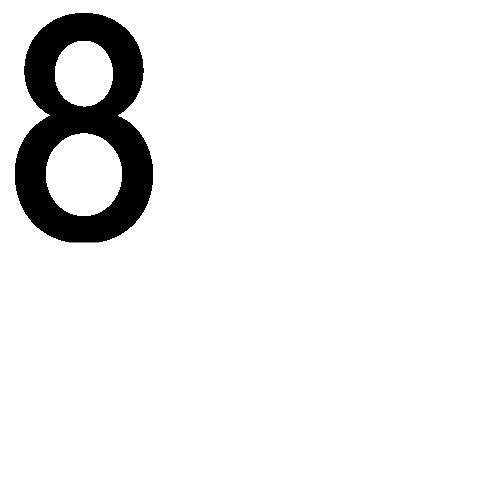
#> input picture pics/803step.jpg, 500 x 500 px
$ python 803_test2.py
#> lines starting #> are read from the running program, lines starting #| are printed output that depends on the picture; after the words box and inside, x2 and y2 are one past the last pixel; in counts of white or black regions, pixels touching at a corner belong together
### utils.py
# from quad_tree_csdn import *
from PIL import Image, ImageTk
import numpy as np
import cv2

# input_points = np.float32([[1500, 1500], [-985, 1300],
#                            [-1231, 2300], [1700, 2300]])
# input_points = np.float32([[1550,1340],
#                            [-850,1250],
#                            [-1030,2260],
#                            [1600,2300]])
input_points = np.float32([[1136,1147],
                           [-1227,1250],
                           [-1345,2400],
                           [1300,2430]])

output_points = np.float32([[0, 0], [1917-1, 0], [1917-1, 1080-1], [0, 1080-1]])


# [85 lines left out: functions mapping_position, check_loc_domain, check_loc_range, crop_polygon, dilate3, dilate2, not called in this run]


def color_inv(img):
    """
    实现图像的反色（255-x）
    :param img: 要反色的图片
    :return: 反色后的图片
    """
    h, w = img.shape
    imgInv = np.empty((h, w), np.uint8)  # 创建空白数组
    for i in range(h):
        for j in range(w):
            imgInv[i][j] = 255 - img[i][j]
    return imgInv
    # ————————————————
    # 版权声明：本文为CSDN博主「youcans_」的原创文章，遵循CC
    # 4.0
    # BY - SA版权协议，转载请附上原文出处链接及本声明。
    # 原文链接：https: // blog.csdn.net / youcans / article / details / 121453961

### prev_vers/ver_5/quad_tree_csdn_new.py
import cv2
from utils import *
import random


# 正方形类
class square:
    # lx、ly为左上角坐标(x对应行号，y对应列号)，rx、ry为右下角坐标
    def __init__(self, lx, ly, rx, ry):
        self.lx = lx
        self.ly = ly
        self.rx = rx
        self.ry = ry

    # 检查该矩阵中是否满足条件
    # 参数：原矩阵，阈值
    # 返回值：布尔类型
    def check(self, matrix, threshold, min_sq_size=10, subimage_coord=(0, 0, 1, 1)):
        # 小于min_sq_size的块就不再分了，太小没啥意义
        # mouse_x, mouse_y = mouse
        ly, lx, ry, rx = subimage_coord
        if abs(self.rx - self.lx) <= min_sq_size:
            return True
        # 判断两个矩形没有重叠
        # if (self.ry < ly) and (self.ly > ry) and (self.rx > lx) and (self.lx < rx):
        # if self.lx > rx or self.ly < ry or self.rx >lx or self.ry > ly: # 没有重叠
        # if self.lx < rx and self.ly > ry and self.rx <lx and self.ry < ly:  # 有重叠
        if self.lx > rx or self.ly > ry or lx > self.rx or ly > self.ry:
            return True
        else:
            if abs(self.rx - self.lx) <= 20:
                # print((self.lx, self.ly, self.rx, self.ry), (subimage_coord))
                minVal, maxVal, _, _ = cv2.minMaxLoc(matrix[self.lx:self.rx, self.ly:self.ry])
                # print(matrix[self.lx:self.rx, self.ly:self.ry].shape, self.lx, self.rx, self.ly, self.ry)
                if abs(minVal - maxVal) >= threshold:
                    return False
                else:
                    return True
            else:
                return False

            # 有重叠且大于某个大小
        # ————————————————
        # 版权声明：本文为CSDN博主「i_wooden」的原创文章，遵循CC
        # 4.0
        # BY - SA版权协议，转载请附上原文出处链接及本声明。
        # 原文链接：https: // blog.csdn.net / qianchenglenger / article / details / 50484053

        # minVal, maxVal, _, _ = cv2.minMaxLoc(matrix[self.lx:self.rx, self.ly:self.ry])
        # # print(matrix[self.lx:self.rx, self.ly:self.ry].shape, self.lx, self.rx, self.ly, self.ry)
        # if abs(minVal - maxVal) >= threshold:
        #     return False
        # x_mean = np.mean(matrix[self.lx:self.rx, self.ly])
        # y_mean = np.mean(matrix[self.lx, self.ly:self.ry])
        # if x_mean <= 200 or y_mean <= 200:
        #     return False

        # return True

    # 打印正方形的坐标
    # [5 lines left out: function print, not called in this run]


# 检查所有块里面是否还有不行的
# 参数：原矩阵、正方形对象列表
# 返回值：若有不行的，返回对象和下标；否则返回空对象
def check_all(matrix, square_arr, min_sq=5, subimage_coord=(0, 0, 1, 1),
              start=0):
    for i in range(start, len(square_arr)):
        if square_arr[i].check(matrix, 10, min_sq_size=min_sq,
                               subimage_coord=subimage_coord) == False:  # 阈值在此设置
            # print(abs(square_arr[i].lx-square_arr[i].rx))
            return square_arr[i], i
    return None, -1


# 得到最终的四叉树
def get_quad_tree(matrix, square_arr, min_sq=5, subimage_coord=(0, 0, 1, 1)):
    index = 0
    while (True):
        # [4 lines of commented-out code are left out]
        problem_block, index = check_all(matrix, square_arr, min_sq=min_sq,
                                         subimage_coord=subimage_coord,
                                         start=index)
        if problem_block == None:
            break
        lx = problem_block.lx
        ly = problem_block.ly
        rx = problem_block.rx
        ry = problem_block.ry
        # if abs(lx-rx) < 20 or abs(ly-ry) < 20:
        #     break
        # 左上角
        divide_block1 = square(lx, ly, (lx + rx) // 2, (ly + ry) // 2)
        # 右上角
        divide_block2 = square(lx, (ly + ry) // 2 + 1, (lx + rx) // 2, ry)
        # 左下角
        divide_block3 = square((lx + rx) // 2 + 1, ly, rx, (ly + ry) // 2)
        # 右下角
        divide_block4 = square((lx + rx) // 2 + 1, (ly + ry) // 2 + 1, rx, ry)

        # [10 lines of commented-out code are left out]
        del square_arr[index]
        square_arr.append(divide_block1)
        square_arr.append(divide_block2)
        square_arr.append(divide_block3)
        square_arr.append(divide_block4)
    return square_arr


# [36 lines left out: functions resize, get_quad_grid, not called in this run]
# [35 lines of commented-out code are left out]

### tests/803_test2.py
import cv2
from prev_vers.ver_5.quad_tree_csdn_new import *

image_path = "../pics/803step.jpg"  # 替换为你的图片路径
image = cv2.imread(image_path)
#> image is the input picture: shape (500, 500, 3); min 0, max 255, mean 237.9
image = cv2.cvtColor(image, cv2.COLOR_BGR2GRAY)  # 转换为灰度图像
#> image: shape (500, 500)
image = color_inv(image)
#> after the loop in color_inv, `for i in range(h):`:
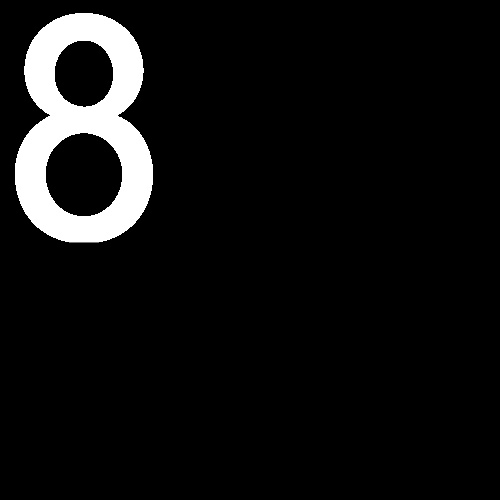
#> imgInv: shape (500, 500); min 0, max 255, mean 17.1
mask_np = image
# mask_np = resize(mask_np, 224)
matrix = mask_np

min_sq = 3
row = matrix.shape[0]
#> row = 500
col = matrix.shape[1]
#> col = 500
first_square = square(0, 0, row - 1, col - 1)
square_arr = [first_square]
square_arr = get_quad_tree(matrix, square_arr, min_sq,
                           subimage_coord=(0,0, 170, 260))
#> the loop in get_quad_tree, `while (True):` made 292 passes
#> index on passes 1 to 3: 0, 0, 1

# 划分界限，方便看
for i in square_arr:
    for col in range(i.ly, i.ry):
        mask_np[i.rx][col] = 255
    for row in range(i.lx, i.rx):
        mask_np[row][i.ry] = 255
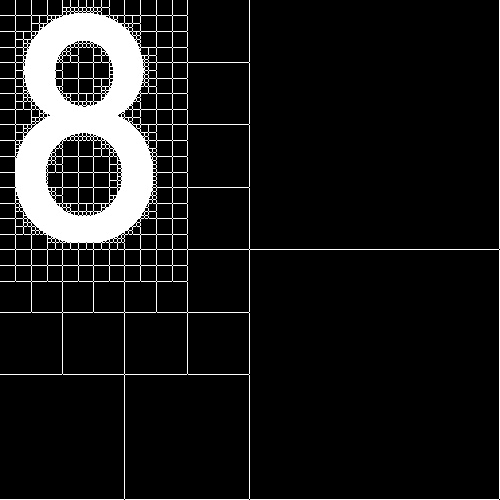
#> mask_np: shape (500, 500); 3.83% of pixels changed, all inside (x1, y1, x2, y2) = (0, 0, 500, 500)

Image.fromarray(mask_np).show()

$ run again, with pics/xiaoyaoyou.jpeg copied over pics/803step.jpg
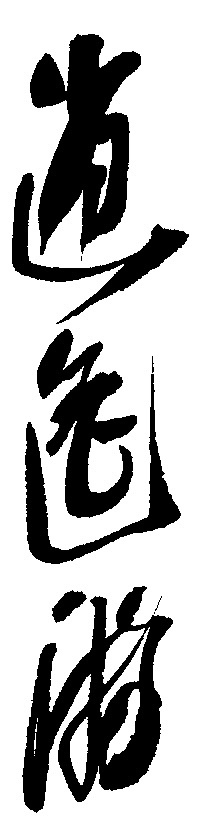
#> input picture pics/xiaoyaoyou.jpeg, 210 x 830 px
#> image is the input picture: shape (830, 210, 3); min 0, max 255, mean 184.5
#> image: shape (830, 210)
#> after the loop in color_inv, `for i in range(h):`:
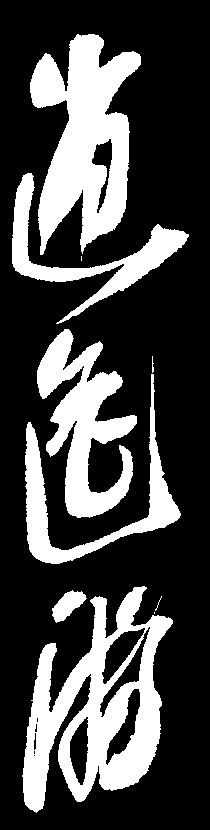
#> imgInv: shape (830, 210); min 0, max 255, mean 70.5
#> the loop in get_quad_tree, `while (True):` made 767 passes
#> index on passes 1 to 3: 0, 0, 0
#> after the loop `for i in square_arr:`:
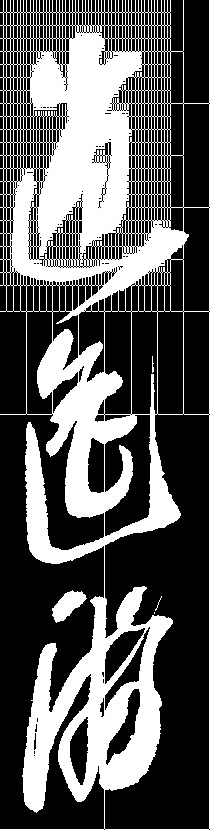
#> mask_np: shape (830, 210); 9.57% of pixels changed, all inside (x1, y1, x2, y2) = (0, 0, 210, 830)
